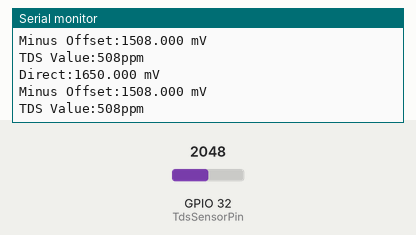
Simulated run of this sketch. Board: ESP32. On the bench: the last lines printed to the serial monitor. The test bench sets the inputs (shaded band); at power-on: GPIO 32 (TdsSensorPin) = 2048 (analog values on the 0–4095 scale).

Above: at 1.8 s.
1.9 s: GPIO 32 (TdsSensorPin) set to 2866
At 2.8 s:
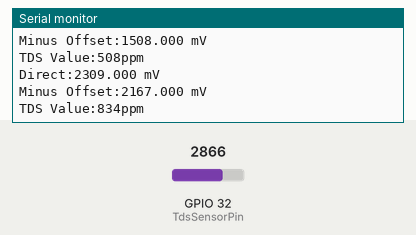
3.4 s: GPIO 32 (TdsSensorPin) set to 3603
At 4.4 s:
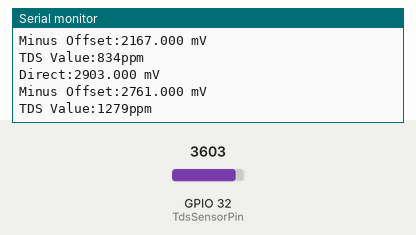
Timing chart, 0 to 6.4 s (numbered marks = the images above; inputs shaded):
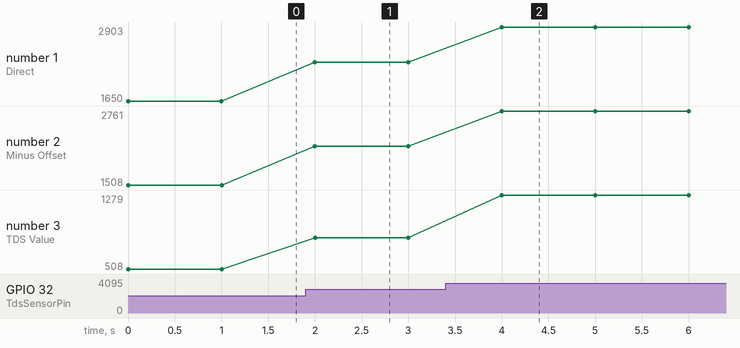

Measured:
- after the input at 1.9 s, the serial monitor: prints a new line after 0.10 s (image 1)
- after the input at 3.4 s, the serial monitor: prints a new line after 0.60 s (image 2)
- plotted number 1: 1650 → 2309 after the input at 1.9 s, 2309 → 2903 after the input at 3.4 s
- plotted number 2: 1508 → 2167 after the input at 1.9 s, 2167 → 2761 after the input at 3.4 s
- plotted number 3: 508 → 834 after the input at 1.9 s, 834 → 1279 after the input at 3.4 s

The sketch:

ESP32_ADC_calibration.ino
```cpp
/*
   ESP32 ADC multi readings

   All time ADC pins:
   ADC1_CH0,ADC1_CH03,ADC1_CH04
   ADC1_CH05,ADC1_CH06,ADC1_CH07

   Use only without WiFi:
   ADC2_CH0,ADC2_CH01,ADC2_CH02,ADC2_CH03
   ADC2_CH04,ADC2_CH05,ADC2_CH06
   ADC2_CH07,ADC2_CH08,ADC2_CH09

   Arduino espressif doc: https://goo.gl/NpUo3Z
   Espressif doc: https://goo.gl/hcUy5U
   GPIO: https://goo.gl/k8FGGD
*/

#include <esp_adc_cal.h>

// Command to see the REF_VOLTAGE: espefuse.py --port /dev/ttyUSB0 adc_info
// or dc2_vref_to_gpio(25)
#define REF_VOLTAGE 1128
#define TdsSensorPin 32
#define VOL_OFFSET 0.142

esp_adc_cal_characteristics_t *adc_chars = new esp_adc_cal_characteristics_t;

float averageVoltage = 0, tdsValue = 0, temperature = 31;


float analogRead_cal(uint8_t channel, adc_atten_t attenuation) {
  adc1_channel_t channelNum;
  adc1_config_channel_atten(ADC1_CHANNEL_4, attenuation);
  return esp_adc_cal_raw_to_voltage(analogRead(channel), adc_chars);
}

void setup()
{
  Serial.begin(115200);
  pinMode(TdsSensorPin, INPUT);
  analogReadResolution(12); // https://goo.gl/qwUx2d
  esp_adc_cal_value_t val_type = esp_adc_cal_characterize(ADC_UNIT_1, ADC_ATTEN_DB_11, ADC_WIDTH_BIT_12, REF_VOLTAGE, adc_chars);
}

void loop()
{
    /*
      The maximum voltage is limited by VDD_A
      - 0dB attenuaton (ADC_ATTEN_DB_0) gives full-scale voltage 1.1V
      - 2.5dB attenuation (ADC_ATTEN_DB_2_5) gives full-scale voltage 1.5V
      - 6dB attenuation (ADC_ATTEN_DB_6) gives full-scale voltage 2.2V
      - 11dB attenuation (ADC_ATTEN_DB_11) gives full-scale voltage 3.9V
    */
    averageVoltage = analogRead_cal(TdsSensorPin, ADC_ATTEN_DB_11)/1000.0; // read the analog value more stable by the median filtering algorithm, and convert to voltage value
    // Default is 11db, full scale
    Serial.print("Direct:");
    Serial.print(averageVoltage*1000.0,3);
    Serial.println(" mV");
    Serial.print("Minus Offset:");
    Serial.print(averageVoltage*1000.0 - VOL_OFFSET*1000,3);
    Serial.println(" mV");


    float compensationCoefficient = 1.0 + 0.02 * (temperature - 25.0); //temperature compensation formula: fFinalResult(25^C) = fFinalResult(current)/(1.0+0.02*(fTP-25.0));
    float compensationVolatge = (averageVoltage - VOL_OFFSET) / compensationCoefficient; //temperature compensation
    tdsValue = (133.42 * compensationVolatge * compensationVolatge * compensationVolatge - 255.86 * compensationVolatge * compensationVolatge + 857.39 * compensationVolatge) * 0.5; //convert voltage value to tds value

    Serial.print("TDS Value:");
    Serial.print(tdsValue, 0);
    Serial.println("ppm");
    delay(1000);
}
```
